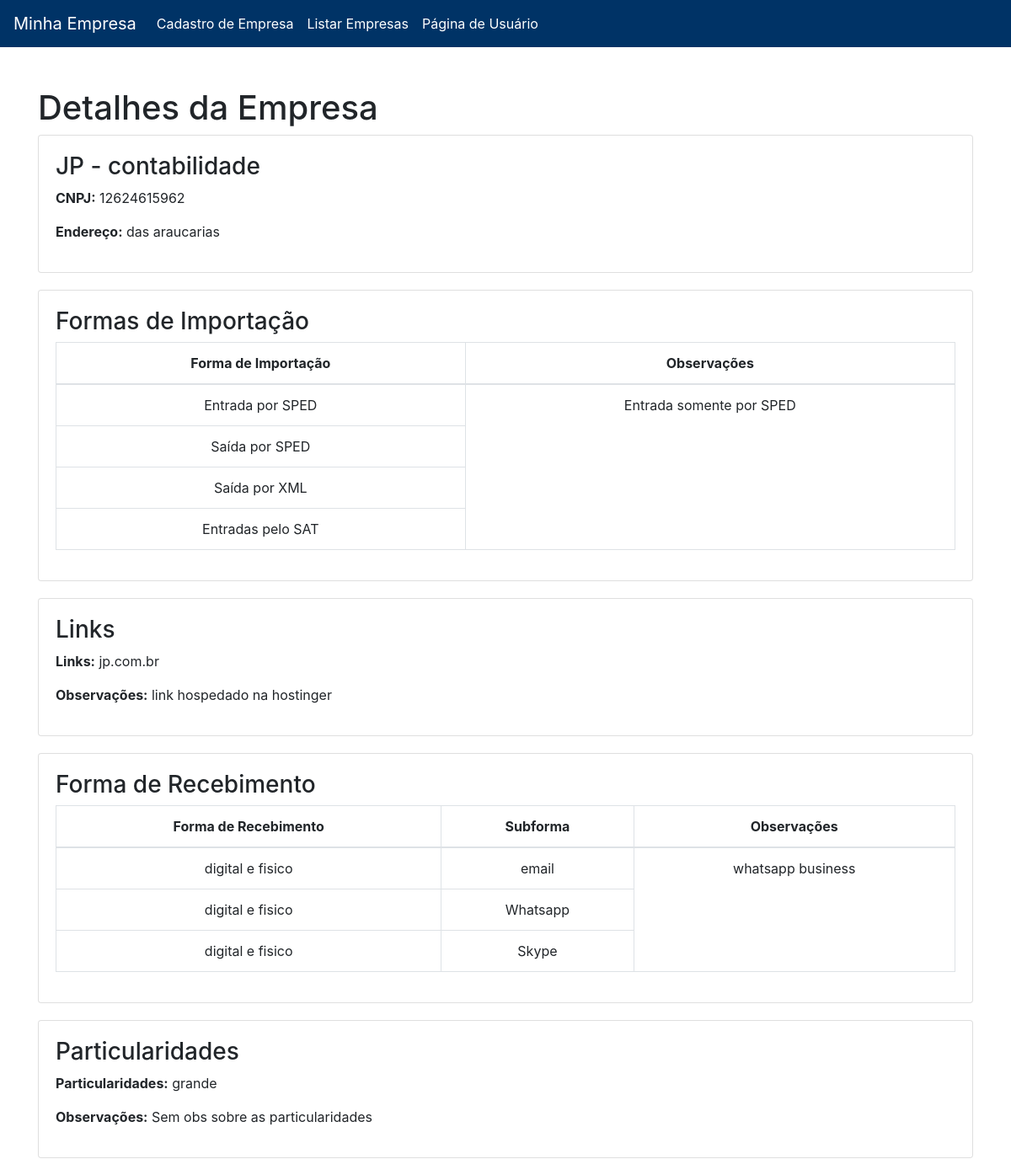
/detalhes.php?id=75, run on the app's committed database.
### tables this page shows
CREATE TABLE `empresa` (
  `ID_empresa` int(11) NOT NULL,
  `links_empresa` varchar(255) NOT NULL,
  `nome_empresa` varchar(255) NOT NULL,
  `cnpj_empresa` varchar(255) NOT NULL,
  `particularidades_empresa` text NOT NULL,
  `endereco_empresa` text NOT NULL,
  `obs_link` text NOT NULL,
  `obs_particularidades` text NOT NULL
);

### detalhes.php (the view, shortened to what this page needs)
<?php
include 'index.php';
$empresa_id = isset($_GET['id']) ? intval($_GET['id']) : 0;
$sql_empresa = "SELECT * FROM empresa WHERE ID_empresa = $empresa_id";
$result_empresa = $conn->query($sql_empresa);
$empresa = $result_empresa->fetch_assoc();
$sql_importacao = "SELECT f.tipo_formasImportacao, e.obs_importacao
                    FROM formas_importacao f
                    JOIN empresa_importacao e ON f.ID_formasImportacao = e.ID_formaDeImportacao
                    WHERE e.ID_daEmpresa = $empresa_id";
$result_importacao = $conn->query($sql_importacao);
$obs_importacao = null;
$importacao_data = [];
while ($row = $result_importacao->fetch_assoc()) {
    $importacao_data[] = $row['tipo_formasImportacao'];
    $obs_importacao = $row['obs_importacao'];
}
$sql_links = "SELECT links_empresa, obs_link FROM empresa WHERE ID_empresa = $empresa_id";
$sql_recebimento = "SELECT f.Tipo_formaRecebimento, sr.nome_subforma, e.obs_recebimento
                    FROM forma_recebimento f
                    LEFT JOIN empresa_recebimento e ON f.ID_formaRecebimento = e.forma_recebimento_id
                    LEFT JOIN subforma_recebimento sr ON e.subforma_recebimento_id = sr.ID_subforma
                    WHERE e.empresa_id = $empresa_id LIMIT 0, 25;
";
$result_recebimento = $conn->query($sql_recebimento);
$obs_recebimento = null;
$recebimento_data = [];
while ($row = $result_recebimento->fetch_assoc()) {
    $recebimento_data[] = $row;
    $obs_recebimento = $row['obs_recebimento'];
}
$sql_particularidades = "SELECT particularidades_empresa, OBS_particularidades FROM empresa WHERE ID_empresa = $empresa_id";
$result_links = $conn->query($sql_links);
$result_particularidades = $conn->query($sql_particularidades);
?>
<!DOCTYPE html>
<html lang="pt-br">
<head>
    <link href="https://stackpath.bootstrapcdn.com/bootstrap/4.5.2/css/bootstrap.min.css" rel="stylesheet">
</head>
<body>
    <div class="container mt-5">
        <h1>Detalhes da Empresa</h1>
        <div class="card">
            <div class="card-body">
                <h3><?php echo htmlspecialchars($empresa['nome_empresa']); ?></h3>
                <p><strong>CNPJ:</strong> <?php echo htmlspecialchars($empresa['cnpj_empresa']); ?></p>
                <p><strong>Endereço:</strong> <?php echo htmlspecialchars($empresa['endereco_empresa']); ?></p>
            </div>
        </div>
        <div class="card">
            <div class="card-body">
                <h3>Formas de Importação</h3>
                <?php if (!empty($importacao_data)): ?>
                    <table class="table table-bordered">
                        <thead>
                            <tr>
                                <th>Forma de Importação</th>
                                <th>Observações</th>
                            </tr>
                        </thead>
                        <tbody>
                            <?php foreach ($importacao_data as $forma): ?>
                                <tr>
                                    <td><?php echo htmlspecialchars($forma); ?></td>
                                    <?php if ($forma === reset($importacao_data)):  ?>
                                        <td rowspan="<?php echo count($importacao_data); ?>"><?php echo htmlspecialchars($obs_importacao); ?></td>
                                    <?php endif; ?>
                                </tr>
                            <?php endforeach; ?>
                        </tbody>
                    </table>
                <?php else: ?>
                    <p>Nenhuma forma de importação encontrada.</p>
                <?php endif; ?>
            </div>
        </div>
        <div class="card">
            <div class="card-body">
                <h3>Links</h3>
                <?php if ($result_links->num_rows > 0): ?>
                    <?php $links = $result_links->fetch_assoc(); ?>
                    <p><strong>Links:</strong> <?php echo htmlspecialchars($links['links_empresa']); ?></p>
                    <p><strong>Observações:</strong> <?php echo htmlspecialchars($links['obs_link']); ?></p>
                <?php else: ?>
                    <p>Nenhum link encontrado.</p>
                <?php endif; ?>
            </div>
        </div>
        <div class="card">
            <div class="card-body">
                <h3>Forma de Recebimento</h3>
                <?php if (!empty($recebimento_data)): ?>
                    <table class="table table-bordered">
                        <thead>
                            <tr>
                                <th>Forma de Recebimento</th>
                                <th>Subforma</th>
                                <th>Observações</th>
                            </tr>
                        </thead>
                        <tbody>
                            <?php foreach ($recebimento_data as $index => $row): ?>
                                <tr>
                                    <td><?php echo htmlspecialchars($row['Tipo_formaRecebimento']); ?></td>
                                    <td><?php echo htmlspecialchars($row['nome_subforma']); ?></td>
                                    <?php if ($index === 0):  ?>
                                        <td rowspan="<?php echo count($recebimento_data); ?>"><?php echo htmlspecialchars($obs_recebimento); ?></td>
                                    <?php endif; ?>
                                </tr>
                            <?php endforeach; ?>
                        </tbody>
                    </table>
                <?php else: ?>
                    <p>Nenhuma forma de recebimento encontrada.</p>
                <?php endif; ?>
            </div>
        </div>
        <div class="card">
            <div class="card-body">
                <h3>Particularidades</h3>
                <?php if ($result_particularidades->num_rows > 0): ?>
                    <?php $particularidades = $result_particularidades->fetch_assoc(); ?>
                    <p><strong>Particularidades:</strong> <?php echo htmlspecialchars($particularidades['particularidades_empresa']); ?></p>
                    <p><strong>Observações:</strong> <?php echo htmlspecialchars($particularidades['OBS_particularidades']); ?></p>
                <?php else: ?>
                    <p>Nenhuma particularidade encontrada.</p>
                <?php endif; ?>
            </div>
        </div>
    </div>
</body>
</html>

### index.php (shortened to what this page needs)
<!DOCTYPE html>
<html lang="en">
<head>
    <link href="https://stackpath.bootstrapcdn.com/bootstrap/4.5.2/css/bootstrap.min.css" rel="stylesheet">
</head>
<body>
    <nav class="navbar navbar-expand-lg navbar-custom">
        <a class="navbar-brand" href="#">Minha Empresa</a>
        <div class="collapse navbar-collapse" id="navbarNav">
            <ul class="navbar-nav">
                <li class="nav-item">
                    <a class="nav-link" href="formsEmpresa.php">Cadastro de Empresa</a>
                </li>
                <li class="nav-item">
                    <a class="nav-link" href="procuraEmpresa.php">Listar Empresas</a>
                </li>
                <li class="nav-item">
                    <a class="nav-link" href="pagina_usuario.php">Página de Usuário</a>
                </li>
            </ul>
        </div>
    </nav>
</body>
</html>

### index.php (style rules this page uses)
.navbar-custom { background-color: #003366; }
.navbar-custom .navbar-brand, .navbar-custom .navbar-nav .nav-link { color: #ffffff; transition: color 0.3s ease; }
.navbar-custom .navbar-nav .nav-link { position: relative; display: inline-block; padding: 0.5rem 1rem; }

### detalhes.php (style rules this page uses)
.card { margin-bottom: 20px; }
.table th, .table td { text-align: center; }

### data on the page
empresa: nome_empresa "JP - contabilidade", cnpj_empresa "12624615962", endereco_empresa "das araucarias", links_empresa "jp.com.br", obs_link "link hospedado na hostinger", particularidades_empresa "grande", obs_particularidades "Sem obs sobre as particularidades"

### other printed values
$forma "Entrada por SPED"
$obs_importacao "Entrada somente por SPED"
$forma "Saída por SPED"
$forma "Saída por XML"
$forma "Entradas pelo SAT"
$row['Tipo_formaRecebimento'] "digital e fisico"
$row['nome_subforma'] "email"
$obs_recebimento "whatsapp business"
$row['nome_subforma'] "Whatsapp"
$row['nome_subforma'] "Skype"
